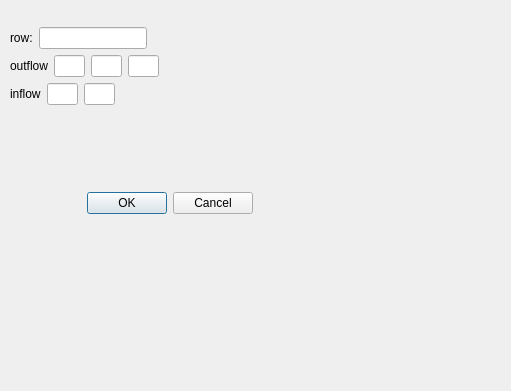
<?xml version="1.0" encoding="UTF-8"?>
<ui version="4.0">
 <class>Dialog</class>
 <widget class="QDialog" name="Dialog">
  <property name="geometry">
   <rect>
    <x>0</x>
    <y>0</y>
    <width>511</width>
    <height>391</height>
   </rect>
  </property>
  <property name="windowTitle">
   <string>Dialog</string>
  </property>
  <widget class="QWidget" name="layoutWidget">
   <property name="geometry">
    <rect>
     <x>10</x>
     <y>27</y>
     <width>243</width>
     <height>187</height>
    </rect>
   </property>
   <layout class="QVBoxLayout" name="verticalLayout">
    <item>
     <layout class="QHBoxLayout" name="horizontalLayout_3">
      <item>
       <widget class="QLabel" name="label_3">
        <property name="text">
         <string>row:</string>
        </property>
       </widget>
      </item>
      <item>
       <widget class="QLineEdit" name="row">
        <property name="text">
         <string/>
        </property>
       </widget>
      </item>
      <item>
       <spacer name="horizontalSpacer_3">
        <property name="orientation">
         <enum>Qt::Horizontal</enum>
        </property>
        <property name="sizeHint" stdset="0">
         <size>
          <width>40</width>
          <height>20</height>
         </size>
        </property>
       </spacer>
      </item>
     </layout>
    </item>
    <item>
     <layout class="QHBoxLayout" name="horizontalLayout">
      <item>
       <widget class="QLabel" name="label">
        <property name="text">
         <string>outflow</string>
        </property>
       </widget>
      </item>
      <item>
       <widget class="QLineEdit" name="lineEdit">
        <property name="maximumSize">
         <size>
          <width>31</width>
          <height>16777215</height>
         </size>
        </property>
       </widget>
      </item>
      <item>
       <widget class="QLineEdit" name="lineEdit_3">
        <property name="maximumSize">
         <size>
          <width>31</width>
          <height>16777215</height>
         </size>
        </property>
       </widget>
      </item>
      <item>
       <widget class="QLineEdit" name="lineEdit_2">
        <property name="minimumSize">
         <size>
          <width>31</width>
          <height>0</height>
         </size>
        </property>
        <property name="maximumSize">
         <size>
          <width>31</width>
          <height>16777215</height>
         </size>
        </property>
       </widget>
      </item>
      <item>
       <spacer name="horizontalSpacer">
        <property name="orientation">
         <enum>Qt::Horizontal</enum>
        </property>
        <property name="sizeHint" stdset="0">
         <size>
          <width>40</width>
          <height>20</height>
         </size>
        </property>
       </spacer>
      </item>
     </layout>
    </item>
    <item>
     <layout class="QHBoxLayout" name="horizontalLayout_2">
      <item>
       <widget class="QLabel" name="label_2">
        <property name="text">
         <string>inflow</string>
        </property>
       </widget>
      </item>
      <item>
       <widget class="QLineEdit" name="lineEdit_4">
        <property name="maximumSize">
         <size>
          <width>31</width>
          <height>16777215</height>
         </size>
        </property>
       </widget>
      </item>
      <item>
       <widget class="QLineEdit" name="lineEdit_5">
        <property name="maximumSize">
         <size>
          <width>31</width>
          <height>16777215</height>
         </size>
        </property>
       </widget>
      </item>
      <item>
       <spacer name="horizontalSpacer_2">
        <property name="orientation">
         <enum>Qt::Horizontal</enum>
        </property>
        <property name="sizeHint" stdset="0">
         <size>
          <width>40</width>
          <height>20</height>
         </size>
        </property>
       </spacer>
      </item>
     </layout>
    </item>
    <item>
     <spacer name="verticalSpacer">
      <property name="orientation">
       <enum>Qt::Vertical</enum>
      </property>
      <property name="sizeHint" stdset="0">
       <size>
        <width>20</width>
        <height>40</height>
       </size>
      </property>
     </spacer>
    </item>
    <item>
     <widget class="QDialogButtonBox" name="buttonBox">
      <property name="orientation">
       <enum>Qt::Horizontal</enum>
      </property>
      <property name="standardButtons">
       <set>QDialogButtonBox::Cancel|QDialogButtonBox::Ok</set>
      </property>
     </widget>
    </item>
   </layout>
  </widget>
 </widget>
 <resources/>
 <connections>
  <connection>
   <sender>buttonBox</sender>
   <signal>accepted()</signal>
   <receiver>Dialog</receiver>
   <slot>accept()</slot>
   <hints>
    <hint type="sourcelabel">
     <x>248</x>
     <y>213</y>
    </hint>
    <hint type="destinationlabel">
     <x>157</x>
     <y>274</y>
    </hint>
   </hints>
  </connection>
  <connection>
   <sender>buttonBox</sender>
   <signal>rejected()</signal>
   <receiver>Dialog</receiver>
   <slot>reject()</slot>
   <hints>
    <hint type="sourcelabel">
     <x>252</x>
     <y>213</y>
    </hint>
    <hint type="destinationlabel">
     <x>286</x>
     <y>274</y>
    </hint>
   </hints>
  </connection>
 </connections>
</ui>
